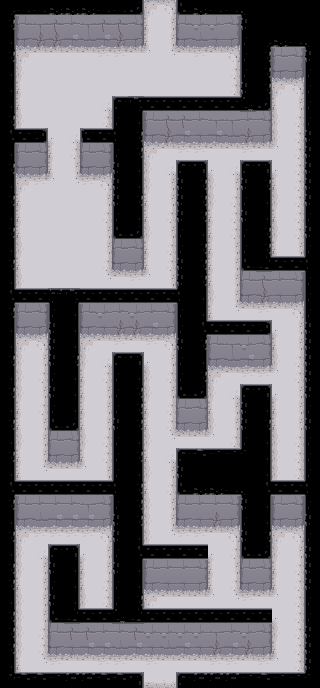

The image is a tile-based game level rendered from a .tmx file. Its description and complete source (layers, tilesets, objects, tile grids) follow:
An orthogonal 20x43 tile map with 16x16 px tiles, 2 tile layers (Floor, Ceilng), 1 hidden layer not drawn.

<map version="1.0" orientation="orthogonal" renderorder="right-down" width="20" height="43" tilewidth="16" tileheight="16" nextobjectid="4">
 <tileset firstgid="1" name="dungeon tileset calciumtrice" tilewidth="16" tileheight="16" tilecount="1050" columns="30">
  <image source="dungeon tileset calciumtrice.png" width="480" height="560" />
  <terraintypes>
   <terrain name="Ceiling" tile="55" />
   <terrain name="Wall" tile="156" />
   <terrain name="Floor" tile="235" />
  </terraintypes>
  <tile id="30" terrain="0,0,0,0" />
  <tile id="31" terrain=",,,0" />
  <tile id="32" terrain=",,0," />
  <tile id="33" terrain=",0,," />
  <tile id="34" terrain="0,,," />
  <tile id="35" terrain=",0,,0" />
  <tile id="37" terrain=",0,,0" />
  <tile id="38" terrain=",,0,0" />
  <tile id="39" terrain=",,0,0" />
  <tile id="40" terrain=",,0,0" />
  <tile id="41" terrain="0,0,," />
  <tile id="43" terrain="0,0,," />
  <tile id="44" terrain="0,,0," />
  <tile id="46" terrain="0,,0," />
  <tile id="79" terrain=",0,0,0" />
  <tile id="80" terrain="0,,0,0" />
  <tile id="81" terrain="0,0,,0" />
  <tile id="82" terrain="0,0,0," />
  <tile id="120" terrain=",,,1" />
  <tile id="121" terrain=",,1,1" />
  <tile id="122" terrain=",,1,1" />
  <tile id="123" terrain=",,1,1" />
  <tile id="124" terrain=",,1,1" />
  <tile id="125" terrain=",,1," />
  <tile id="150" terrain=",1,," />
  <tile id="151" terrain="1,1,," />
  <tile id="152" terrain="1,1,," />
  <tile id="153" terrain="1,1,," />
  <tile id="154" terrain="1,1,," />
  <tile id="155" terrain="1,,," />
  <tile id="210" terrain="2,2,2,2" />
  <tile id="211" terrain=",,,2" />
  <tile id="212" terrain=",,2," />
  <tile id="213" terrain=",2,," />
  <tile id="214" terrain="2,,," />
  <tile id="216" terrain=",2,,2" />
  <tile id="217" terrain=",2,,2" />
  <tile id="218" terrain=",,2,2" />
  <tile id="220" terrain=",,2,2" />
  <tile id="222" terrain="2,2,," />
  <tile id="223" terrain="2,2,," />
  <tile id="225" terrain="2,,2," />
  <tile id="226" terrain="2,,2," />
  <tile id="259" terrain=",2,2,2" />
  <tile id="260" terrain="2,,2,2" />
  <tile id="261" terrain="2,2,,2" />
  <tile id="262" terrain="2,2,2," />
 </tileset>
 <imagelayer name="Background" visible="0" offsetx="16" offsety="16">
  <image source="../puzzle2.png" width="608" height="672" />
 </imagelayer>
 <layer name="Floor" width="20" height="43">
  <data encoding="csv">
0,0,0,0,0,0,0,0,0,212,213,0,0,0,0,0,0,0,0,0,
0,121,124,123,125,124,123,123,126,218,227,121,122,122,126,0,0,0,0,0,
0,151,153,153,152,154,152,153,156,218,227,151,154,155,156,0,0,0,0,0,
0,212,221,221,221,221,219,219,221,260,261,221,219,221,213,0,0,121,126,0,
0,217,211,211,211,211,211,211,211,211,211,211,211,211,226,0,0,151,156,0,
0,218,211,211,211,211,211,211,211,211,211,211,211,211,226,0,0,212,213,0,
0,218,211,211,211,211,263,224,223,224,224,224,224,224,215,0,0,218,227,0,
0,217,211,211,211,211,226,0,0,121,123,123,125,124,124,125,126,217,226,0,
0,214,224,262,263,224,215,0,0,151,153,152,155,152,154,153,156,217,226,0,
0,121,126,218,226,121,126,0,0,212,221,219,219,221,221,219,221,260,226,0,
0,151,156,218,227,151,156,0,0,217,263,224,224,262,263,223,224,262,226,0,
0,212,219,260,261,219,213,0,0,217,227,0,0,217,227,0,0,218,226,0,
0,218,211,211,211,211,227,0,0,218,227,0,0,217,226,0,0,217,226,0,
0,218,211,211,211,211,226,0,0,218,226,0,0,218,226,0,0,218,226,0,
0,218,211,211,211,211,227,0,0,217,227,0,0,218,226,0,0,217,226,0,
0,217,211,211,211,211,227,121,126,218,226,0,0,218,227,0,0,218,227,0,
0,218,211,211,211,211,226,151,156,218,226,0,0,218,227,0,0,214,215,0,
0,217,211,211,211,211,261,221,219,260,227,0,0,218,227,121,123,125,126,0,
0,214,224,224,224,224,223,223,224,224,215,0,0,217,227,151,153,155,156,0,
0,121,126,0,0,121,122,125,122,125,126,0,0,218,261,221,219,221,213,0,
0,151,156,0,0,151,155,153,153,152,156,0,0,214,224,223,224,262,227,0,
0,212,213,0,0,212,221,219,221,219,213,0,0,121,124,122,126,218,227,0,
0,217,227,0,0,217,263,223,223,262,227,0,0,151,154,152,156,217,226,0,
0,217,226,0,0,218,226,0,0,217,226,0,0,212,221,219,219,260,226,0,
0,217,227,0,0,218,227,0,0,217,227,0,0,217,263,224,223,262,227,0,
0,218,226,0,0,218,227,0,0,218,226,121,126,218,227,0,0,218,227,0,
0,218,227,0,0,218,227,0,0,218,226,151,156,217,227,0,0,218,227,0,
0,217,227,121,126,217,226,0,0,217,261,221,221,260,226,0,0,217,226,0,
0,218,227,151,156,218,226,0,0,218,263,224,224,223,215,0,0,217,226,0,
0,218,261,221,221,260,227,0,0,217,227,0,0,0,0,0,0,217,226,0,
0,214,224,223,224,224,215,0,0,218,226,0,0,0,0,0,0,214,215,0,
0,121,125,125,125,124,126,0,0,217,227,121,125,125,126,0,0,121,126,0,
0,151,154,152,152,152,156,0,0,217,227,151,155,153,156,0,0,151,156,0,
0,212,219,219,219,219,213,0,0,217,261,219,219,221,213,0,0,212,213,0,
0,217,263,224,223,262,227,0,0,214,223,223,224,262,226,0,0,217,227,0,
0,217,227,0,0,218,227,0,0,121,125,125,126,218,227,121,126,218,226,0,
0,218,227,0,0,218,226,0,0,151,155,155,156,218,226,151,156,218,226,0,
0,217,227,0,0,217,226,0,0,212,221,221,221,260,261,219,221,260,226,0,
0,217,227,0,0,214,215,0,0,214,223,223,224,223,224,223,223,262,226,0,
0,217,226,121,123,123,125,125,123,122,122,122,122,124,125,122,126,217,226,0,
0,217,226,151,155,152,152,154,152,155,154,152,155,153,152,153,156,218,226,0,
0,218,261,219,221,221,219,219,221,219,221,221,221,219,219,221,219,260,226,0,
0,214,223,223,223,224,223,223,223,224,223,224,224,224,223,223,223,223,215,0
</data>
 </layer>
 <layer name="Ceilng" width="20" height="43">
  <data encoding="csv">
83,44,44,42,42,42,44,44,35,0,0,34,42,44,44,82,31,31,31,31,
45,0,0,0,0,0,0,0,0,0,0,0,0,0,0,36,31,31,31,31,
47,0,0,0,0,0,0,0,0,0,0,0,0,0,0,38,83,42,44,82,
45,0,0,0,0,0,0,0,0,0,0,0,0,0,0,38,45,0,0,36,
47,0,0,0,0,0,0,0,0,0,0,0,0,0,0,38,45,0,0,38,
47,0,0,0,0,0,0,0,0,0,0,0,0,0,0,36,45,0,0,38,
47,0,0,0,0,0,0,32,67,52,52,52,52,52,52,66,35,0,0,38,
45,0,0,0,0,0,0,38,47,0,0,0,0,0,0,0,0,0,0,38,
86,52,50,0,0,48,52,85,45,0,0,0,0,0,0,0,0,0,0,36,
47,0,0,0,0,0,0,38,45,0,0,0,0,0,0,0,0,0,0,36,
45,0,0,0,0,0,0,36,47,0,0,32,33,0,0,32,33,0,0,36,
47,0,0,0,0,0,0,36,47,0,0,36,45,0,0,36,45,0,0,36,
45,0,0,0,0,0,0,36,45,0,0,36,45,0,0,38,47,0,0,36,
47,0,0,0,0,0,0,38,47,0,0,36,45,0,0,36,47,0,0,38,
45,0,0,0,0,0,0,34,35,0,0,38,47,0,0,38,45,0,0,36,
47,0,0,0,0,0,0,0,0,0,0,38,45,0,0,38,45,0,0,38,
45,0,0,0,0,0,0,0,0,0,0,36,45,0,0,34,65,52,52,85,
47,0,0,0,0,0,0,0,0,0,0,36,45,0,0,0,0,0,0,38,
86,52,52,68,67,52,52,52,52,52,52,85,47,0,0,0,0,0,0,38,
45,0,0,38,47,0,0,0,0,0,0,38,47,0,0,0,0,0,0,38,
47,0,0,36,47,0,0,0,0,0,0,38,86,52,52,52,50,0,0,36,
47,0,0,36,47,0,0,0,0,0,0,36,45,0,0,0,0,0,0,36,
45,0,0,36,45,0,0,32,33,0,0,38,47,0,0,0,0,0,0,36,
47,0,0,38,47,0,0,38,47,0,0,38,45,0,0,0,0,0,0,36,
45,0,0,36,47,0,0,38,45,0,0,34,35,0,0,32,33,0,0,36,
47,0,0,38,47,0,0,38,45,0,0,0,0,0,0,36,47,0,0,38,
45,0,0,34,35,0,0,36,45,0,0,0,0,0,0,36,45,0,0,36,
47,0,0,0,0,0,0,38,47,0,0,0,0,0,0,38,47,0,0,38,
45,0,0,0,0,0,0,38,45,0,0,32,40,41,41,80,47,0,0,38,
47,0,0,0,0,0,0,38,47,0,0,36,31,31,31,31,47,0,0,38,
86,52,52,52,52,52,52,85,45,0,0,34,42,42,44,82,86,52,52,85,
45,0,0,0,0,0,0,38,45,0,0,0,0,0,0,36,47,0,0,38,
47,0,0,0,0,0,0,36,45,0,0,0,0,0,0,38,47,0,0,36,
45,0,0,0,0,0,0,36,47,0,0,0,0,0,0,36,45,0,0,38,
47,0,0,32,33,0,0,38,86,52,52,52,52,0,0,34,35,0,0,36,
45,0,0,36,47,0,0,36,47,0,0,0,0,0,0,0,0,0,0,36,
45,0,0,38,47,0,0,38,47,0,0,0,0,0,0,0,0,0,0,36,
47,0,0,36,47,0,0,38,45,0,0,0,0,0,0,0,0,0,0,38,
45,0,0,34,65,52,52,66,65,52,52,52,52,52,52,52,52,0,0,38,
45,0,0,0,0,0,0,0,0,0,0,0,0,0,0,0,0,0,0,36,
45,0,0,0,0,0,0,0,0,0,0,0,0,0,0,0,0,0,0,36,
47,0,0,0,0,0,0,0,0,0,0,0,0,0,0,0,0,0,0,36,
81,40,40,41,39,39,40,40,33,0,0,32,39,39,39,41,40,41,41,80
</data>
 </layer>
</map>
